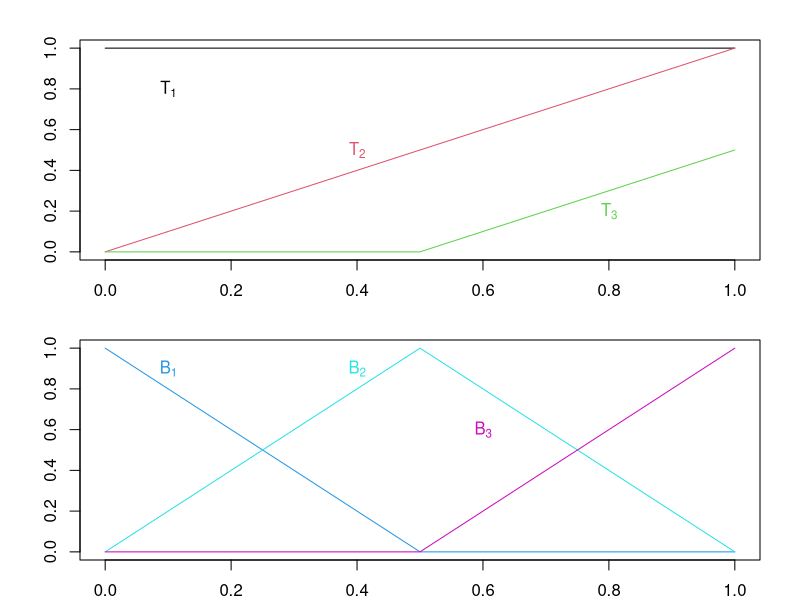
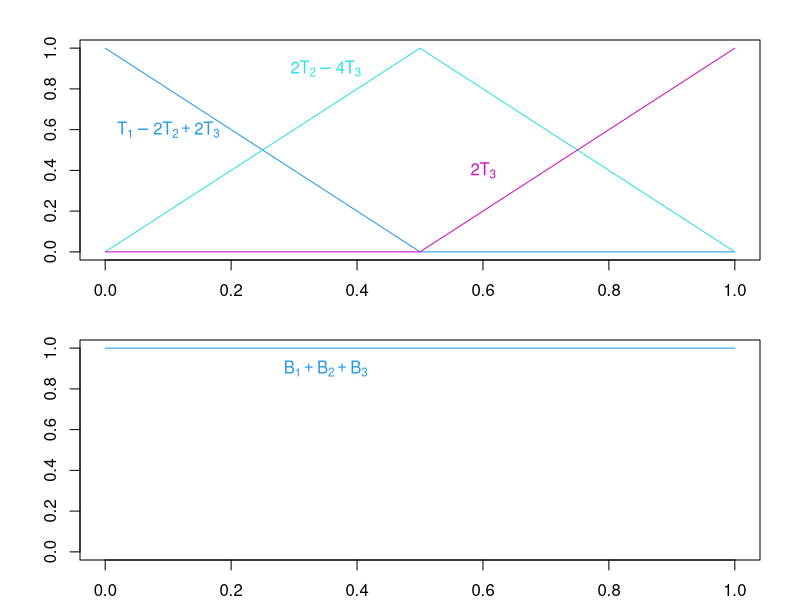
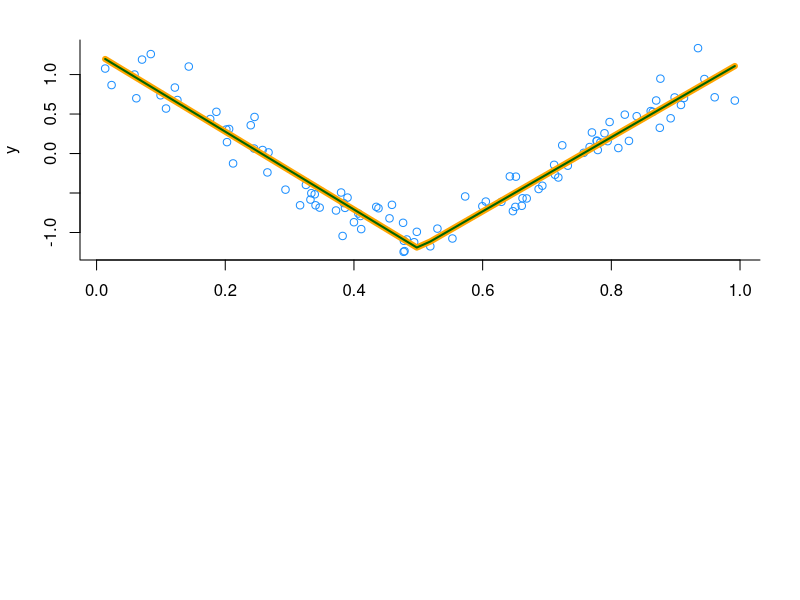

Recreate these plots in R, in order.
## ---- chunk 1
knitr::opts_chunk$set(echo = TRUE)
## ---- chunk 2
ng <- 101
xg <- seq(0, 1, length=ng)
T1g <- rep(1, ng)
T2g <- xg
T3g <- (xg - .5)*(xg - .5>0)
B1g <- (1 - 2*xg)*(1 - 2*xg>0)
B2g <- 1 - abs(2*xg - 1)
B3g <- 2*T3g
par(mfrow=c(2,1), mar=c(2, 4, 2, 2))
plot(0, type = "n", xlim=c(0,1), ylim=c(0,1), xlab="x", ylab="") #, bty="1")
lines(xg, T1g, col=1)
lines(xg, T2g, col=2)
lines(xg, T3g, col=3)
text(0.1, 0.8, expression(T[1]), col=1)
text(0.4, 0.5, expression(T[2]), col=2)
text(0.8, 0.2, expression(T[3]), col=3)
plot (0, type = "n", xlim=c(0,1), ylim=c(0,1), xlab="x", ylab="") #, bty="1")
lines(xg, B1g, col=4)
lines(xg, B2g, col=5)
lines(xg, B3g, col=6)
text(0.1, 0.9, expression(B[1]), col=4)
text(0.4, 0.9, expression(B[2]), col=5)
text(0.6, 0.6, expression(B[3]), col=6)
## ---- chunk 3
par(mfrow=c(2,1), mar=c(2, 4, 2, 2))
plot (0, type = "n", xlim=c(0,1), ylim=c(0,1), xlab="x", ylab="") #, bty="1")
lines(xg, T1g - 2*T2g + 2*T3g, col=4)
lines(xg, 2*T2g - 4*T3g, col=5)
lines(xg, 2*T3g, col=6)
text(0.1, 0.6, expression(T[1] - 2*T[2] + 2*T[3]), col=4)
text(0.35, 0.9, expression(2*T[2] - 4*T[3]), col=5)
text(0.6, 0.4, expression(2*T[3]), col=6)
plot (0, type = "n", xlim=c(0,1), ylim=c(0,1), xlab="x", ylab="") #, bty="1")
lines(xg, B1g + B2g + B3g, col=4)
text(0.35, 0.9, expression(B[1] + B[2] + B[3]), col=4)
## ---- chunk 4
LTB <- matrix(c(1,0,0,  -2,2,0,  2,-4,2), byrow = TRUE, nrow = 3)
det(LTB)
## ---- chunk 5
set.seed(1)
n <- 100
x <- sort(runif(n))
y <- cos(2*pi*x) + 0.2*rnorm(n)
plot(x,y,col='dodgerblue', bty='l')
XT <- cbind(rep(1,n), x, (x - .5)*(x - .5 > 0))
XB <- cbind((1 - 2*x)*(1 - 2*x > 0), 1 - abs(2*x - 1), (2*x - 1)*(2*x - 1 > 0))
fitT <- lm(y~XT-1)
fitB <- lm(y~XB-1)
lines(x, fitted(fitT), col = 'orange', lwd = 6)
lines(x, fitted(fitB), col = 'darkgreen', lwd = 2)

